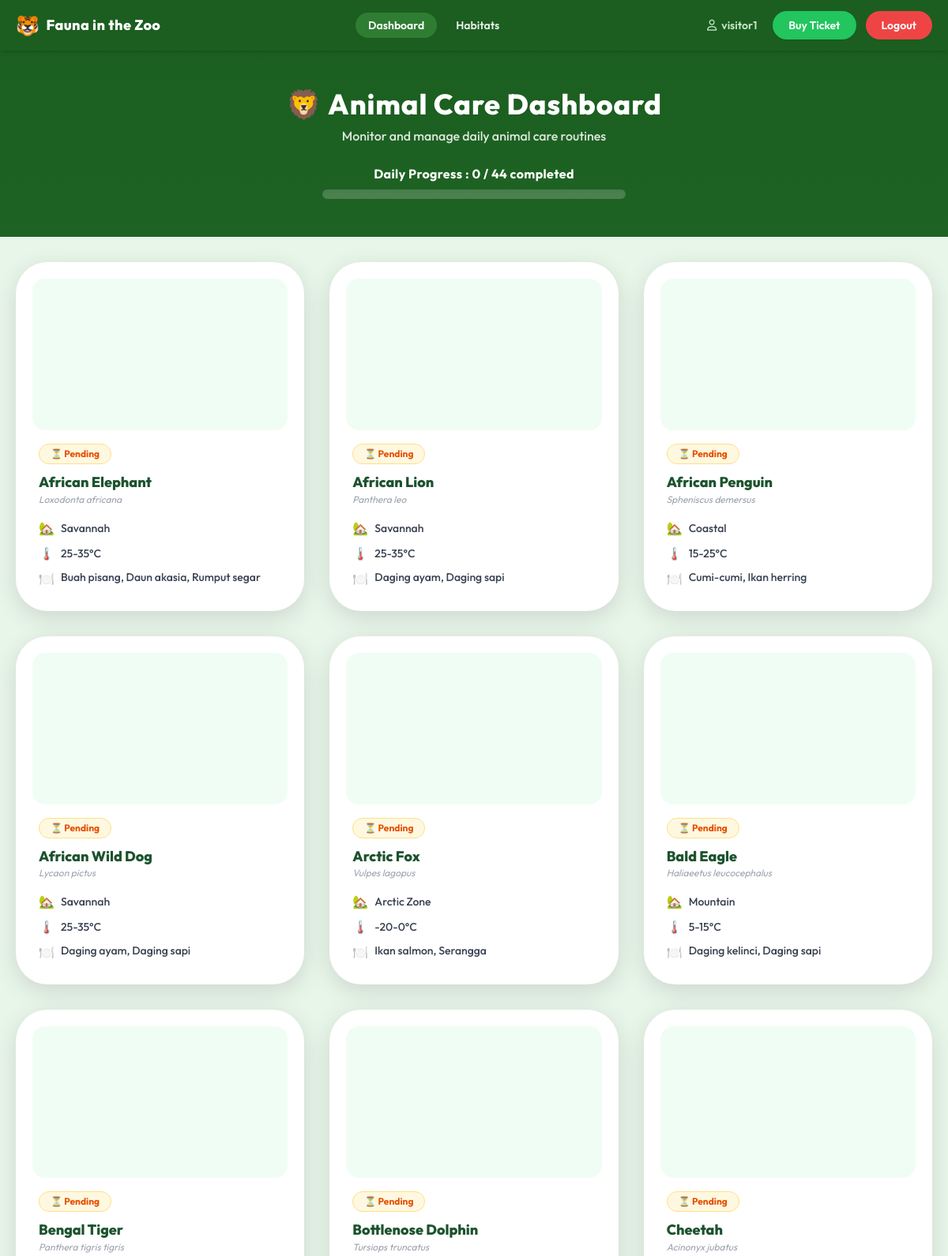
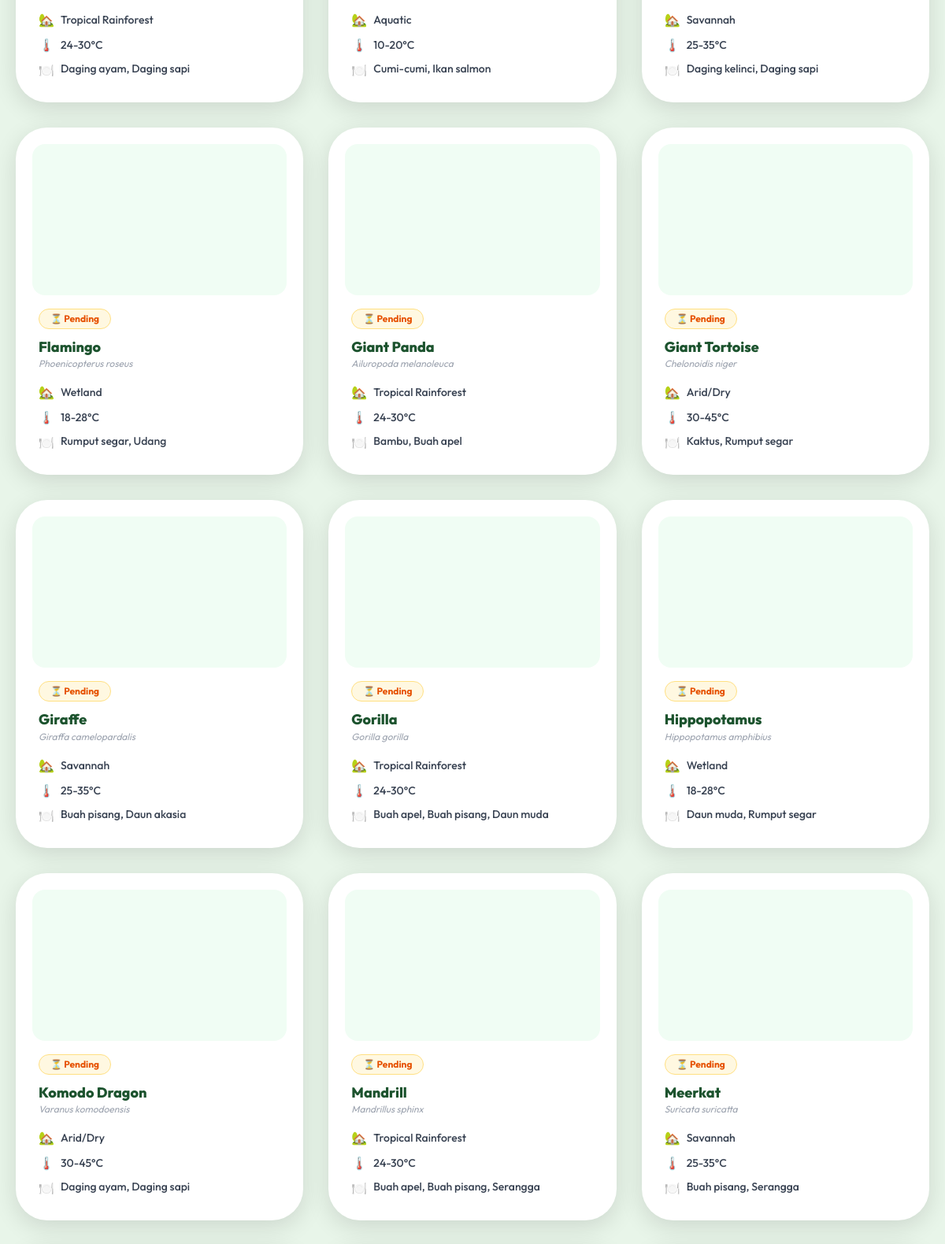
Screenshot of /animals.php (signed in, upper part) with the database file from the repository (2 pictures, top to bottom).
### tables this page shows
CREATE TABLE IF NOT EXISTS animals (
    id_animal   INT AUTO_INCREMENT PRIMARY KEY,
    animal_name VARCHAR(100) NOT NULL,
    species     VARCHAR(100) NOT NULL,
    id_habitat  INT NOT NULL,
    image_url   VARCHAR(512),
    FOREIGN KEY (id_habitat) REFERENCES habitats(id_habitat)
        ON DELETE CASCADE ON UPDATE CASCADE
);

CREATE TABLE IF NOT EXISTS habitats (
    id_habitat   INT AUTO_INCREMENT PRIMARY KEY,
    habitat_name VARCHAR(100) NOT NULL,
    temperature  VARCHAR(50)  NOT NULL,
    description  TEXT
);

### animals.php (the view, shortened to what this page needs)
<?php
require_once 'includes/db.php';
$query = "
    SELECT
        a.id_animal, a.animal_name, a.image_url, a.species,
        h.habitat_name, h.temperature,
        GROUP_CONCAT(f.foods_name ORDER BY f.foods_name SEPARATOR ', ') AS foods
    FROM animals a
    JOIN habitats h ON a.id_habitat = h.id_habitat
    LEFT JOIN memakan m ON a.id_animal = m.id_animal
    LEFT JOIN foods f   ON m.id_food   = f.id_food
    GROUP BY a.id_animal
    ORDER BY a.animal_name ASC
";
$animals = mysqli_fetch_all(mysqli_query($conn, $query), MYSQLI_ASSOC);
$done_ids = array_column(
    mysqli_fetch_all(mysqli_query($conn, "SELECT DISTINCT id_animal FROM pemberian_pakan WHERE status='done'"), MYSQLI_ASSOC),
    'id_animal'
);
$total_pp = mysqli_fetch_assoc(mysqli_query($conn, "SELECT COUNT(*) AS c FROM pemberian_pakan"))['c'];
$done_pp  = mysqli_fetch_assoc(mysqli_query($conn, "SELECT COUNT(*) AS c FROM pemberian_pakan WHERE status='done'"))['c'];
function getFoodEmoji($foods) {
    $foods = strtolower($foods);
    return '🍽️';
}
?>
<!DOCTYPE html>
<html lang="id">
<head>
    <script src="https://cdn.tailwindcss.com"></script>
    <link rel="stylesheet" href="https://cdnjs.cloudflare.com/ajax/libs/font-awesome/6.5.0/css/all.min.css">
    <link rel="stylesheet" href="assets/css/style.css">
</head>
<body class="bg-[#e8f5e9] min-h-screen pb-16">
<nav class="bg-[#1b5e20] sticky top-0 z-50 shadow-md">
    <div class="max-w-7xl mx-auto px-5 flex items-center justify-between h-16">
        <a href="animals.php" class="flex items-center gap-2 text-white font-extrabold text-lg tracking-wide hover:opacity-95 transition-opacity">
            <span class="text-2xl">🐯</span>Fauna in the Zoo
        </a>
        <div class="hidden md:flex items-center gap-2 text-sm font-semibold text-white/90">
            <a href="animals.php" class="<?= basename($_SERVER['PHP_SELF']) === 'animals.php' ? 'bg-[#2e7d32] text-white' : 'hover:text-white transition-colors' ?> px-4 py-1.5 rounded-full">Dashboard</a>
            <a href="habitats.php" class="<?= basename($_SERVER['PHP_SELF']) === 'habitats.php' ? 'bg-[#2e7d32] text-white' : 'hover:text-white transition-colors' ?> px-4 py-1.5 rounded-full">Habitats</a>
        </div>
        <div class="flex items-center gap-3 text-sm font-semibold">
            <span class="text-[#c8e6c9] hidden sm:flex items-center gap-1.5 mr-2">
                <i class="fa-regular fa-user"></i> <?= htmlspecialchars($_SESSION['username']) ?>
            </span>
            <a href="ticket.php"
               class="<?= basename($_SERVER['PHP_SELF']) === 'ticket.php' ? 'bg-[#15803d]' : 'bg-[#22c55e] hover:bg-[#15803d]' ?> text-white px-5 py-2 rounded-full transition-all shadow-sm">
                Buy Ticket
            </a>
            <a href="logout.php"
               class="bg-[#ef4444] hover:bg-[#b91c1c] text-white px-5 py-2 rounded-full transition-all shadow-sm">
                Logout
            </a>
        </div>
    </div>
</nav>
<div class="dashboard-bg text-white py-12 text-center px-4">
    <div class="flex items-center justify-center gap-2 mb-2">
        <span class="text-4xl">🦁</span>
        <h1 class="text-3xl sm:text-4xl font-extrabold tracking-wide drop-shadow-sm">Animal Care Dashboard</h1>
    </div>
    <p class="text-white/85 text-sm sm:text-base font-medium">Monitor and manage daily animal care routines</p>
    <div class="mt-6 flex flex-col items-center">
        <p class="text-sm sm:text-base font-bold text-white mb-2 tracking-wide">
            Daily Progress : <?= $done_pp ?> / <?= $total_pp ?> completed
        </p>
        <div class="w-full max-w-sm h-3 bg-white/20 rounded-full overflow-hidden shadow-inner">
        </div>
    </div>
</div>
<div class="max-w-7xl mx-auto px-5 py-8">
    <?php if (empty($animals)): ?>
    <div class="text-center py-20 text-white bg-white/10 rounded-[2.5rem] border border-white/20 backdrop-blur-sm">
        <p class="text-6xl mb-3">🐾</p>
        <p class="text-lg font-bold">Belum ada hewan terdaftar.</p>
        <?php if (getRole() === 'zookeeper'): ?>
        <a href="manage.php" class="text-[#f0fdf4] font-bold mt-2 inline-block hover:underline">+ Tambah hewan</a>
        <?php endif; ?>
    </div>
    <?php else: ?>
    <div class="grid grid-cols-1 sm:grid-cols-2 lg:grid-cols-3 gap-8">
        <?php foreach ($animals as $i => $a):
            $done = in_array($a['id_animal'], $done_ids);
            $foodEmoji = getFoodEmoji($a['foods']);
        ?>
        <div class="animal-card card-anim border <?= $done ? 'bg-[#e8f5e9] border-[#a5d6a7]/60' : 'bg-white border-transparent' ?> rounded-[2.5rem] p-5 shadow-[0_8px_30px_rgba(0,0,0,0.12)] hover:scale-[1.03] hover:shadow-[0_15px_40px_rgba(0,0,0,0.18)] transition-all duration-300 cursor-pointer"
             style="animation-delay:<?= $i * 0.05 ?>s"
             onclick="openModal(<?= (int)$a['id_animal'] ?>)">
            <div class="h-48 bg-[#f0fdf4] overflow-hidden rounded-2xl mb-4 relative">
            </div>
            <div class="px-2 pb-2">
                <div class="mb-3">
                    <?php if ($done): ?>
                    <span class="inline-flex items-center gap-1.5 text-xs font-bold px-3.5 py-1 rounded-full bg-[#e8f5e9] text-[#2e7d32] border border-[#a5d6a7]">✓ Done</span>
                    <?php else: ?>
                    <span class="inline-flex items-center gap-1.5 text-xs font-bold px-3.5 py-1 rounded-full bg-[#fff8e1] text-[#e65100] border border-[#ffe082]">⏳ Pending</span>
                    <?php endif; ?>
                </div>
                <h3 class="font-extrabold text-[#1c532e] text-lg leading-tight mb-0.5"><?= htmlspecialchars($a['animal_name']) ?></h3>
                <p class="text-gray-400 text-xs italic mb-4"><?= htmlspecialchars($a['species']) ?></p>
                <div class="space-y-2 text-sm text-[#2e7d32] font-semibold">
                    <p class="flex items-center gap-2">
                        <span class="text-base text-center w-5">🏡</span>
                        <span class="text-gray-700 font-medium"><?= htmlspecialchars($a['habitat_name']) ?></span>
                    </p>
                    <p class="flex items-center gap-2">
                        <span class="text-base text-center w-5">🌡️</span>
                        <span class="text-gray-700 font-medium"><?= htmlspecialchars($a['temperature']) ?></span>
                    </p>
                    <?php if ($a['foods']): ?>
                    <p class="flex items-start gap-2">
                        <span class="text-base text-center w-5"><?= $foodEmoji ?></span>
                        <span class="text-gray-700 font-medium line-clamp-2"><?= htmlspecialchars($a['foods']) ?></span>
                    </p>
                    <?php endif; ?>
                </div>
            </div>
        </div>
        <?php endforeach; ?>
    </div>
    <?php endif; ?>
</div>
</body>
</html>

### assets/css/style.css (style rules this page uses)
*, *::before, *::after { box-sizing: border-box; }
body { font-family: 'Outfit', Arial, sans-serif; -webkit-font-smoothing: antialiased; -moz-osx-font-smoothing: grayscale; }
html { scroll-behavior: smooth; }
:root { --zoo-50: #f0fdf4; --zoo-100: #dcfce7; --zoo-200: #bbf7d0; --zoo-300: #86efac; --zoo-400: #4ade80; --zoo-500: #22c55e; --zoo-600: #16a34a; --zoo-700: #15803d; --zoo-800: #166534; --zoo-900: #14532d; --zoo-950: #052e16; }
.dashboard-bg { background-color: #1b5e20; background-image: linear-gradient(180deg, #1b5e20 0%, #2e7d32 40%, #81c784 100%); background-attachment: fixed; }
.card-anim { opacity: 0; animation: cardIn 0.5s ease-out forwards; }

### rows the page displays
animals: shows "⏳ Pending", animal_name "African Elephant", species "Loxodonta africana", id_habitat.habitat_name "Savannah", id_habitat.temperature "25-35°C", foodEmoji "🍽️", foods "Buah pisang, Daun akasia, Rumput segar"
animals: shows "⏳ Pending", animal_name "African Lion", species "Panthera leo", id_habitat.habitat_name "Savannah", id_habitat.temperature "25-35°C", foodEmoji "🍽️", foods "Daging ayam, Daging sapi"
animals: shows "⏳ Pending", animal_name "African Penguin", species "Spheniscus demersus", id_habitat.habitat_name "Coastal", id_habitat.temperature "15-25°C", foodEmoji "🍽️", foods "Cumi-cumi, Ikan herring"
animals: shows "⏳ Pending", animal_name "African Wild Dog", species "Lycaon pictus", id_habitat.habitat_name "Savannah", id_habitat.temperature "25-35°C", foodEmoji "🍽️", foods "Daging ayam, Daging sapi"
animals: shows "⏳ Pending", animal_name "Arctic Fox", species "Vulpes lagopus", id_habitat.habitat_name "Arctic Zone", id_habitat.temperature "-20-0°C", foodEmoji "🍽️", foods "Ikan salmon, Serangga"
animals: shows "⏳ Pending", animal_name "Bald Eagle", species "Haliaeetus leucocephalus", id_habitat.habitat_name "Mountain", id_habitat.temperature "5-15°C", foodEmoji "🍽️", foods "Daging kelinci, Daging sapi"
animals: shows "⏳ Pending", animal_name "Bengal Tiger", species "Panthera tigris tigris", id_habitat.habitat_name "Tropical Rainforest", id_habitat.temperature "24-30°C", foodEmoji "🍽️", foods "Daging ayam, Daging sapi"
animals: shows "⏳ Pending", animal_name "Bottlenose Dolphin", species "Tursiops truncatus", id_habitat.habitat_name "Aquatic", id_habitat.temperature "10-20°C", foodEmoji "🍽️", foods "Cumi-cumi, Ikan salmon"
animals: shows "⏳ Pending", animal_name "Cheetah", species "Acinonyx jubatus", id_habitat.habitat_name "Savannah", id_habitat.temperature "25-35°C", foodEmoji "🍽️", foods "Daging kelinci, Daging sapi"
animals: shows "⏳ Pending", animal_name "Flamingo", species "Phoenicopterus roseus", id_habitat.habitat_name "Wetland", id_habitat.temperature "18-28°C", foodEmoji "🍽️", foods "Rumput segar, Udang"
animals: shows "⏳ Pending", animal_name "Giant Panda", species "Ailuropoda melanoleuca", id_habitat.habitat_name "Tropical Rainforest", id_habitat.temperature "24-30°C", foodEmoji "🍽️", foods "Bambu, Buah apel"
animals: shows "⏳ Pending", animal_name "Giant Tortoise", species "Chelonoidis niger", id_habitat.habitat_name "Arid/Dry", id_habitat.temperature "30-45°C", foodEmoji "🍽️", foods "Kaktus, Rumput segar"
animals: shows "⏳ Pending", animal_name "Giraffe", species "Giraffa camelopardalis", id_habitat.habitat_name "Savannah", id_habitat.temperature "25-35°C", foodEmoji "🍽️", foods "Buah pisang, Daun akasia"
animals: shows "⏳ Pending", animal_name "Gorilla", species "Gorilla gorilla", id_habitat.habitat_name "Tropical Rainforest", id_habitat.temperature "24-30°C", foodEmoji "🍽️", foods "Buah apel, Buah pisang, Daun muda"
animals: shows "⏳ Pending", animal_name "Hippopotamus", species "Hippopotamus amphibius", id_habitat.habitat_name "Wetland", id_habitat.temperature "18-28°C", foodEmoji "🍽️", foods "Daun muda, Rumput segar"
animals: shows "⏳ Pending", animal_name "Komodo Dragon", species "Varanus komodoensis", id_habitat.habitat_name "Arid/Dry", id_habitat.temperature "30-45°C", foodEmoji "🍽️", foods "Daging ayam, Daging sapi"
animals: shows "⏳ Pending", animal_name "Mandrill", species "Mandrillus sphinx", id_habitat.habitat_name "Tropical Rainforest", id_habitat.temperature "24-30°C", foodEmoji "🍽️", foods "Buah apel, Buah pisang, Serangga"
animals: shows "⏳ Pending", animal_name "Meerkat", species "Suricata suricatta", id_habitat.habitat_name "Savannah", id_habitat.temperature "25-35°C", foodEmoji "🍽️", foods "Buah pisang, Serangga"

### other values shown
$_SESSION['username'] "visitor1"
$done_pp "0"
$total_pp "44"
